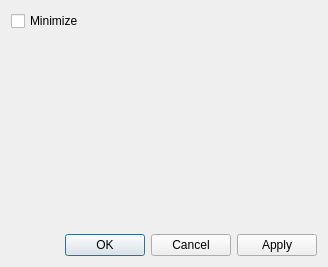
<?xml version="1.0" encoding="UTF-8"?>
<ui version="4.0">
 <class>MapScaleConfigWidget</class>
 <widget class="QDialog" name="MapScaleConfigWidget">
  <property name="geometry">
   <rect>
    <x>0</x>
    <y>0</y>
    <width>328</width>
    <height>267</height>
   </rect>
  </property>
  <property name="windowTitle">
   <string>Configure Scale Bar Plugin</string>
  </property>
  <layout class="QVBoxLayout" name="verticalLayout">
   <item>
    <widget class="QCheckBox" name="m_minimizeCheckBox">
     <property name="text">
      <string>Minimize</string>
     </property>
    </widget>
   </item>
   <item>
    <spacer name="verticalSpacer">
     <property name="orientation">
      <enum>Qt::Vertical</enum>
     </property>
     <property name="sizeHint" stdset="0">
      <size>
       <width>20</width>
       <height>164</height>
      </size>
     </property>
    </spacer>
   </item>
   <item>
    <widget class="QDialogButtonBox" name="m_buttonBox">
     <property name="orientation">
      <enum>Qt::Horizontal</enum>
     </property>
     <property name="standardButtons">
      <set>QDialogButtonBox::Apply|QDialogButtonBox::Cancel|QDialogButtonBox::Ok</set>
     </property>
    </widget>
   </item>
  </layout>
 </widget>
 <resources/>
 <connections>
  <connection>
   <sender>m_buttonBox</sender>
   <signal>accepted()</signal>
   <receiver>MapScaleConfigWidget</receiver>
   <slot>accept()</slot>
   <hints>
    <hint type="sourcelabel">
     <x>248</x>
     <y>254</y>
    </hint>
    <hint type="destinationlabel">
     <x>157</x>
     <y>274</y>
    </hint>
   </hints>
  </connection>
  <connection>
   <sender>m_buttonBox</sender>
   <signal>rejected()</signal>
   <receiver>MapScaleConfigWidget</receiver>
   <slot>reject()</slot>
   <hints>
    <hint type="sourcelabel">
     <x>316</x>
     <y>260</y>
    </hint>
    <hint type="destinationlabel">
     <x>286</x>
     <y>274</y>
    </hint>
   </hints>
  </connection>
 </connections>
</ui>
